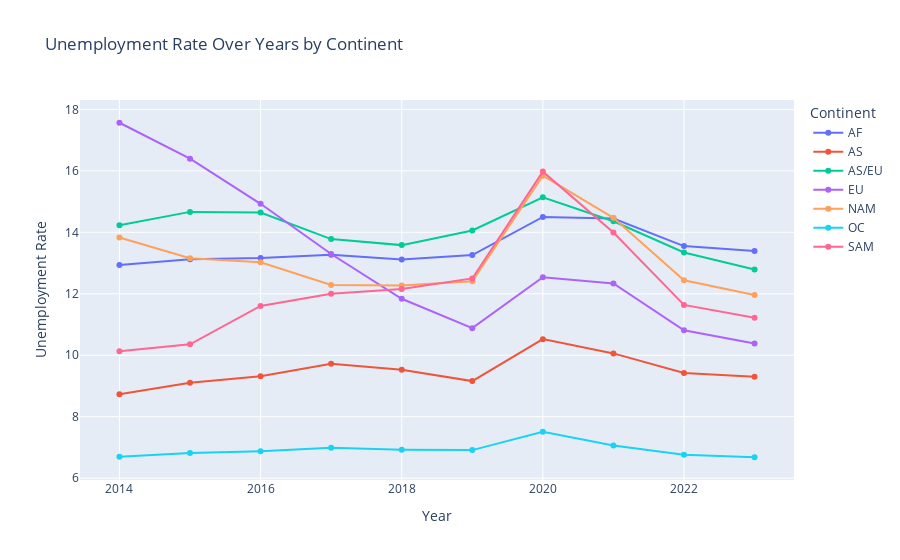

Notebook code cell kept with this figure:
### Code cell
# Plotting Unemployment Rate Against Time for Every Continent

# Filter Unemployment Rate columns
unemp_cols = [col for col in world_mean_reset.columns if 'Unemployment Rate' in col]

# Reshape the DataFrame
unemp_long = world_mean_reset.melt(id_vars=['Continent'], 
                          value_vars=unemp_cols, 
                          var_name='Year', 
                          value_name='Unemployment Rate')

# Extract the year from the column name
unemp_long['Year'] = unemp_long['Year'].str.extract(r'\[(\d{4})\]').astype(int)

fig = px.line(unemp_long, x='Year', y='Unemployment Rate', color='Continent',
              labels={'GDP Growth Rate': 'GDP Growth Rate (%)', 'Year': 'Year'},
              title='Unemployment Rate Over Years by Continent')

# Show the plot
fig.update_traces(mode='lines+markers')
fig.show()

# Insights:
# The unemployment rates are significantly different across continents with Oceania and Asia having consistently low unemployment rates
# The other continents seem to have more volatile changes in their unemployment rates
# Europe experienced a drastic fall in their unemployment rate from 2014 to 2019. This can be attributed to several factors, including robust economic growth, as during this period, Europe benefited from a recovery after the Eurozone debt crisis.
# In 2020, in line with the COVID-19 Pandemic, all regions experienced a hike in their unemployment rates which is expected, followed by a decrease in subsequent years

### Figure 1 — Plotly figure (JSON) as saved in the notebook; plotly's stock layout.template omitted (floating-point values rounded to 4 significant figures)
{"data": [{"hovertemplate": "Continent=AF<br>Year=%{x}<br>Unemployment Rate=%{y}<extra></extra>", "legendgroup": "AF", "line": {"color": "#636efa", "dash": "solid"}, "marker": {"symbol": "circle"}, "mode": "lines+markers", "name": "AF", "orientation": "v", "showlegend": true, "type": "scatter", "x": [2014, 2015, 2016, 2017, 2018, 2019, 2020, 2021, 2022, 2023], "xaxis": "x", "y": [12.94, 13.13, 13.16, 13.27, 13.12, 13.26, 14.5, 14.45, 13.55, 13.39], "yaxis": "y"}, {"hovertemplate": "Continent=AS<br>Year=%{x}<br>Unemployment Rate=%{y}<extra></extra>", "legendgroup": "AS", "line": {"color": "#EF553B", "dash": "solid"}, "marker": {"symbol": "circle"}, "mode": "lines+markers", "name": "AS", "orientation": "v", "showlegend": true, "type": "scatter", "x": [2014, 2015, 2016, 2017, 2018, 2019, 2020, 2021, 2022, 2023], "xaxis": "x", "y": [8.734, 9.104, 9.32, 9.727, 9.53, 9.158, 10.52, 10.06, 9.42, 9.302], "yaxis": "y"}, {"hovertemplate": "Continent=AS/EU<br>Year=%{x}<br>Unemployment Rate=%{y}<extra></extra>", "legendgroup": "AS/EU", "line": {"color": "#00cc96", "dash": "solid"}, "marker": {"symbol": "circle"}, "mode": "lines+markers", "name": "AS/EU", "orientation": "v", "showlegend": true, "type": "scatter", "x": [2014, 2015, 2016, 2017, 2018, 2019, 2020, 2021, 2022, 2023], "xaxis": "x", "y": [14.23, 14.67, 14.64, 13.78, 13.58, 14.06, 15.14, 14.36, 13.35, 12.79], "yaxis": "y"}, {"hovertemplate": "Continent=EU<br>Year=%{x}<br>Unemployment Rate=%{y}<extra></extra>", "legendgroup": "EU", "line": {"color": "#ab63fa", "dash": "solid"}, "marker": {"symbol": "circle"}, "mode": "lines+markers", "name": "EU", "orientation": "v", "showlegend": true, "type": "scatter", "x": [2014, 2015, 2016, 2017, 2018, 2019, 2020, 2021, 2022, 2023], "xaxis": "x", "y": [17.57, 16.4, 14.93, 13.29, 11.84, 10.88, 12.54, 12.33, 10.81, 10.38], "yaxis": "y"}, {"hovertemplate": "Continent=NAM<br>Year=%{x}<br>Unemployment Rate=%{y}<extra></extra>", "legendgroup": "NAM", "line": {"color": "#FFA15A", "dash": "solid"}, "marker": {"symbol": "circle"}, "mode": "lines+markers", "name": "NAM", "orientation": "v", "showlegend": true, "type": "scatter", "x": [2014, 2015, 2016, 2017, 2018, 2019, 2020, 2021, 2022, 2023], "xaxis": "x", "y": [13.83, 13.16, 13.03, 12.29, 12.27, 12.41, 15.84, 14.47, 12.44, 11.96], "yaxis": "y"}, {"hovertemplate": "Continent=OC<br>Year=%{x}<br>Unemployment Rate=%{y}<extra></extra>", "legendgroup": "OC", "line": {"color": "#19d3f3", "dash": "solid"}, "marker": {"symbol": "circle"}, "mode": "lines+markers", "name": "OC", "orientation": "v", "showlegend": true, "type": "scatter", "x": [2014, 2015, 2016, 2017, 2018, 2019, 2020, 2021, 2022, 2023], "xaxis": "x", "y": [6.695, 6.819, 6.878, 6.987, 6.926, 6.913, 7.509, 7.063, 6.76, 6.681], "yaxis": "y"}, {"hovertemplate": "Continent=SAM<br>Year=%{x}<br>Unemployment Rate=%{y}<extra></extra>", "legendgroup": "SAM", "line": {"color": "#FF6692", "dash": "solid"}, "marker": {"symbol": "circle"}, "mode": "lines+markers", "name": "SAM", "orientation": "v", "showlegend": true, "type": "scatter", "x": [2014, 2015, 2016, 2017, 2018, 2019, 2020, 2021, 2022, 2023], "xaxis": "x", "y": [10.13, 10.35, 11.6, 12.0, 12.15, 12.5, 15.98, 13.99, 11.64, 11.22], "yaxis": "y"}], "layout": {"legend": {"title": {"text": "Continent"}, "tracegroupgap": 0}, "title": {"text": "Unemployment Rate Over Years by Continent"}, "xaxis": {"anchor": "y", "domain": [0, 1], "title": {"text": "Year"}}, "yaxis": {"anchor": "x", "domain": [0, 1], "title": {"text": "Unemployment Rate"}}}}
